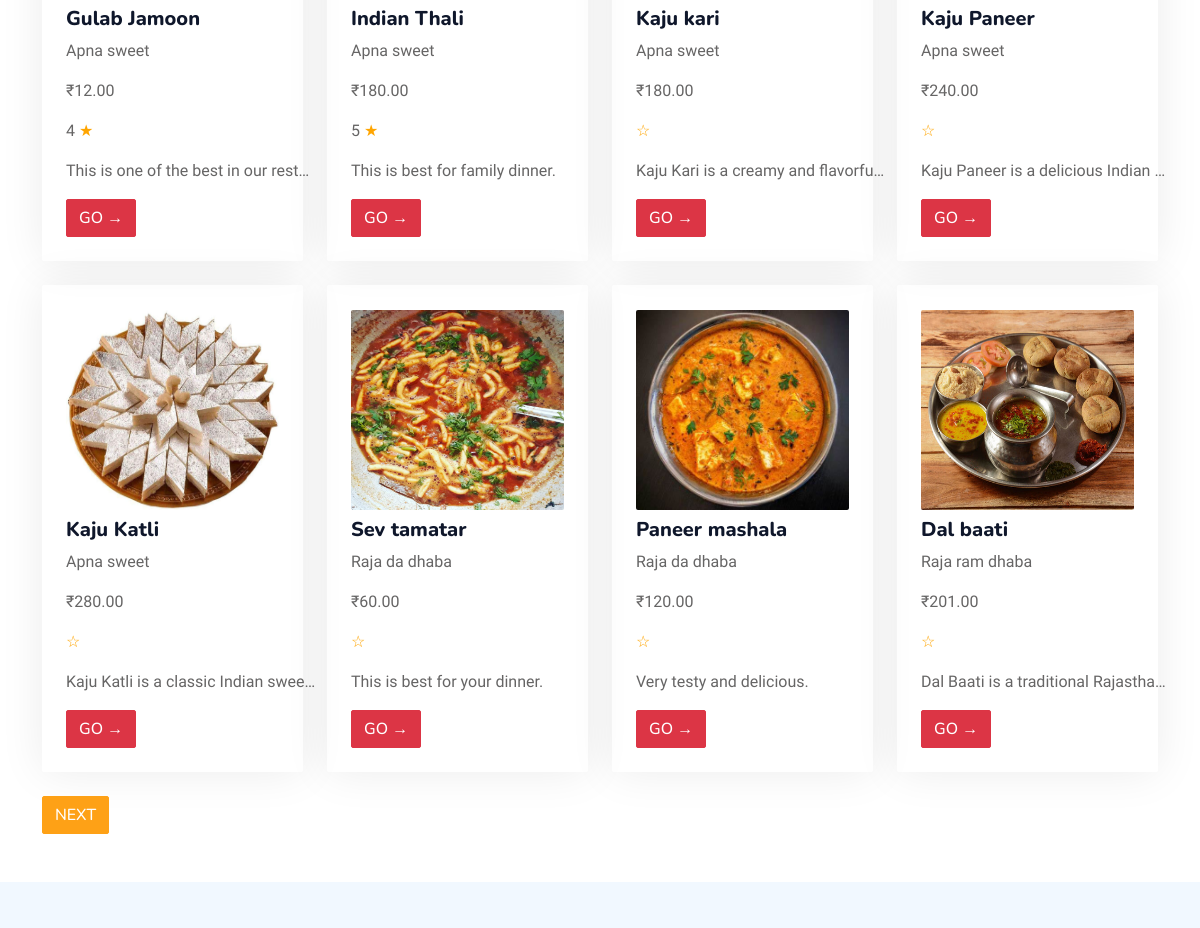
The app's page / (middle part), older data.
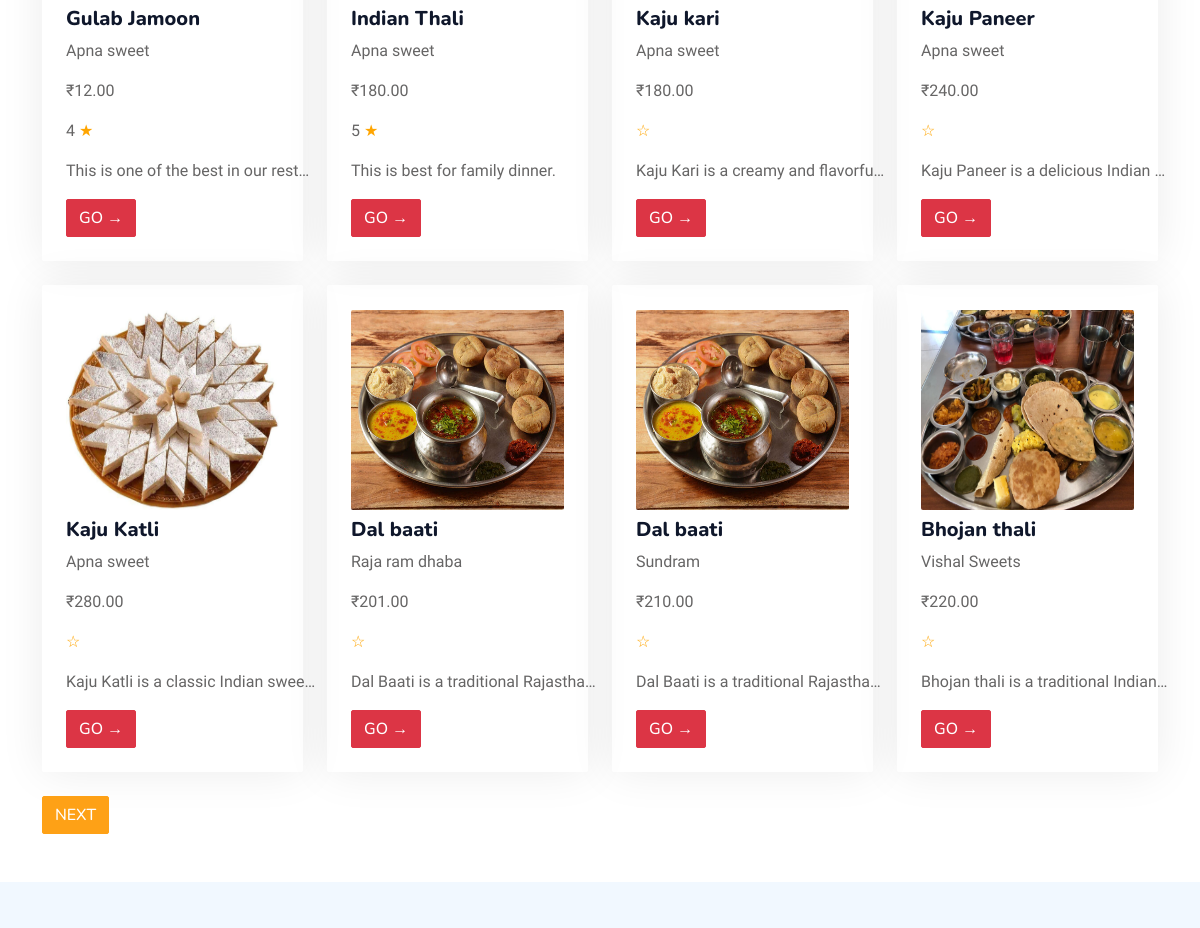
The same page, newer data.
### menu/models.py (models this page shows, shortened)
class Menu(models.Model):
    restaurant = models.ForeignKey(Restaurant, on_delete=models.CASCADE)  # ForeignKey to Restaurant
    name = models.CharField(max_length=255)
    description = models.TextField()
    type = models.CharField(max_length=255)
    price = models.DecimalField(max_digits=10, decimal_places=2)
    available = models.BooleanField(blank=True, default=True)
    img1 = models.ImageField(upload_to='menu_images/', null=True, blank=True)

### restaurant/models.py (models this page shows)
class Restaurant(models.Model):
    user = models.ForeignKey(User, on_delete=models.CASCADE,
                    limit_choices_to={'user_type': 'Foodprovider'})  # ForeignKey to User
    name = models.CharField(max_length=255)
    city = models.CharField(max_length=255)
    address = models.TextField()
    mobile = models.CharField(max_length=15)
    desc = models.TextField(blank=True, null=True)
    is_verified = models.BooleanField(default=False)
    veg_or_nonveg = models.CharField(max_length=255, choices=VEG_OR_NONVEG_CHOICES)
    no_of_chefs = models.PositiveIntegerField()
    start_date = models.DateField(blank=True, null=True)
    img1 = models.ImageField(upload_to='restaurant_images/', null=True, blank=True)
    img2 = models.ImageField(upload_to='restaurant_images/', null=True, blank=True)
    img3 = models.ImageField(upload_to='restaurant_images/', null=True, blank=True)
    img4 = models.ImageField(upload_to='restaurant_images/', null=True, blank=True)
    def __str__(self):
        return self.name

### user/views.py (the view)
# urls.py: 2. Add a URL to urlpatterns:  path('', views.home, name='home')
def home(request):
    try:
        if request.user.is_authenticated:
            city = Address.objects.get(user=request.user)
            rest = Restaurant.objects.filter(city=city.city)
        else:
            rest = Restaurant.objects.all()
        food_name_restaurant = request.GET.get('search-food-restaurant')
        price_greater_than = request.GET.get('gte')
        price_less_than = request.GET.get('lte')
        food_restaurant = Menu.objects.filter(restaurant__in=rest)
        if food_name_restaurant:
            restaurant = Restaurant.objects.filter(name__icontains=food_name_restaurant).first()
            if restaurant:
                food_restaurant = food_restaurant.filter(restaurant=restaurant)
            else:
                food_restaurant = food_restaurant.filter(name__icontains=food_name_restaurant)
        elif price_greater_than:
            food_restaurant = food_restaurant.filter(price__gte=price_greater_than.split()[-1])
        elif price_less_than:
            food_restaurant = food_restaurant.filter(price__lte=price_less_than.split()[-1])
        food_restaurant = food_restaurant.annotate(average_rating=Avg('review__rating'))
        paginator = Paginator(food_restaurant, 8)
        page_number = request.GET.get('page')
        try:
            page_obj = paginator.get_page(page_number)
        except (PageNotAnInteger, EmptyPage):
            page_obj = paginator.page(1)
        context = {
            'page_obj': page_obj
        }
        for i in page_obj:
            print(i.average_rating)
    except Address.DoesNotExist:
        context = {
            'page_obj': Menu.objects.none()
        }
    return render(request, 'home.html', context)

### templates/home.html (shortened to what this page needs)
{% extends 'base.html' %}
{% block content %}
{% load static %}
<div class="container-xxl bg-white p-0">
    <div class="container-xxl py-5" id="food">
        <div class="container">
            <div class="row g-4 mt-2">
                {% for menu in page_obj.object_list %}
                    <div class="col-lg-3 col-sm-6 wow fadeInUp" data-wow-delay="0.1s">
                        <div class="service-item rounded pt-3">
                            <div class="p-4">
                                <img class="img-fluid rounded w-100 wow zoomIn" data-wow-delay="0.3s" src="{{menu.img1.url}}" style="height: 200px; margin-top: -15px;">
                                <h5 class="mt-2">{{menu.name}}</h5>
                                <p>{{menu.restaurant}}</p>
                                <p>₹{{menu.price}}</p>
                                {% if menu.average_rating %}
                                    <p>{{menu.average_rating|floatformat:0}} <span style="color: orange;">&#9733;</span></p>
                                {% else %}
                                    <p><span style="color: orange;">&#9734;</span></p>
                                {% endif %}
                                <p class="text" style="display: block; width: 250px; overflow: hidden; white-space: nowrap; text-overflow: ellipsis;">{{menu.description}}</p>
                                <a href="/foodprovider/restaurant_info/{{menu.restaurant.id}}" class="btn btn-danger">Go &#8594;</a>
                            </div>
                        </div>
                    </div>
                {% endfor %}
            </div>
            <div class="pagination mt-4">
                {% if page_obj.has_next %}
                    <a href="?page={{page_obj.next_page_number}}" class="btn btn-primary">Next</a>
                {% endif %}
            </div>
        </div>
    </div>
</div>
{% endblock content %}

Row changes from the older to the newer data that the page shows:
removed Menu: img1 (picture), name "Sev tamatar", restaurant "Raja da dhaba", price "60.00", description "This is best for your dinner."
removed Menu: img1 (picture), name "Paneer mashala", restaurant "Raja da dhaba", price "120.00", description "Very testy and delicious."
now on this page (row unchanged): Menu: img1 (picture), name "Dal baati", restaurant "Sundram", price "210.00", description "Dal Baati is a traditional Rajastha…"
now on this page (row unchanged): Menu: img1 (picture), name "Bhojan thali", restaurant "Vishal Sweets", price "220.00", description "Bhojan thali is a traditional Indian…"
